Frame 1 (no input): blank canvas, image omitted
Frame 60 (no input): blank canvas, image omitted
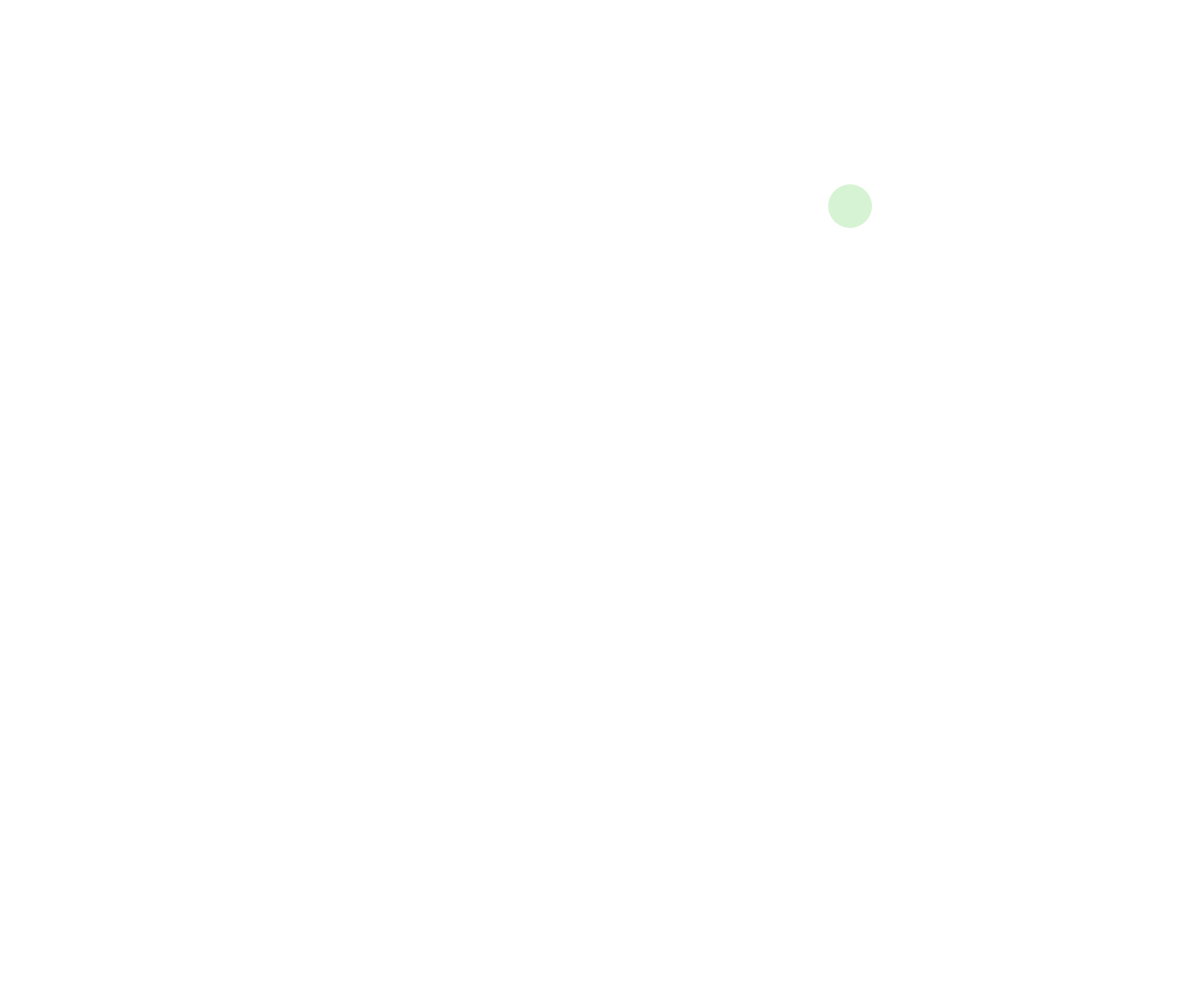
Frame 120 (the mouse pressed at the canvas centre since frame 60)

The p5.js sketch whose frames 1 and 60 were blank and that drew this single picture after the mouse press (run headless with seeded random() and noise() and a simulated clock; from frame 60 on, the mouse is pressed at the canvas centre):

// p5.js sketch
// ── sketch.js
// setInterval demo
// Your Name
// Date
//
// Extra for Experts:
// - describe what you did to take this project "above and beyond"

let ballArray = [];

function setup() {
  createCanvas(windowWidth, windowHeight);
  noStroke();
  window.setInterval(addBall, 1000); //adding one ball every 1000 milliseconds
  //could use setTimeOut to have it only happen once after (at) the specified time
}

function draw() {
  background("white");
  moveBalls();
  displayBalls();
}

function moveBalls() {
  for (let i = 0; i < ballArray.length; i++) {
    let dx = random(-10, 10);
    let dy = random(-10, 10);
    ballArray[i].x += dx;
    ballArray[i].y += dy;
  }
}

function displayBalls() {
  for (let item = 0; item < ballArray.length; item++) {
    fill(ballArray[item].colour);
    circle(ballArray[item].x, ballArray[item].y, ballArray[item].radius);
  }

}

function addBall() {
  // if (mouseIsPressed) { //i put this part in for fun but its unnecessary
    let thisBall = {
      x: random(width),
      y: random(height),
      radius: random(25, 50),
      colour: color(random(255), random(255), random(255), random(255)), 
    };
    ballArray.push(thisBall);
  // }
}
